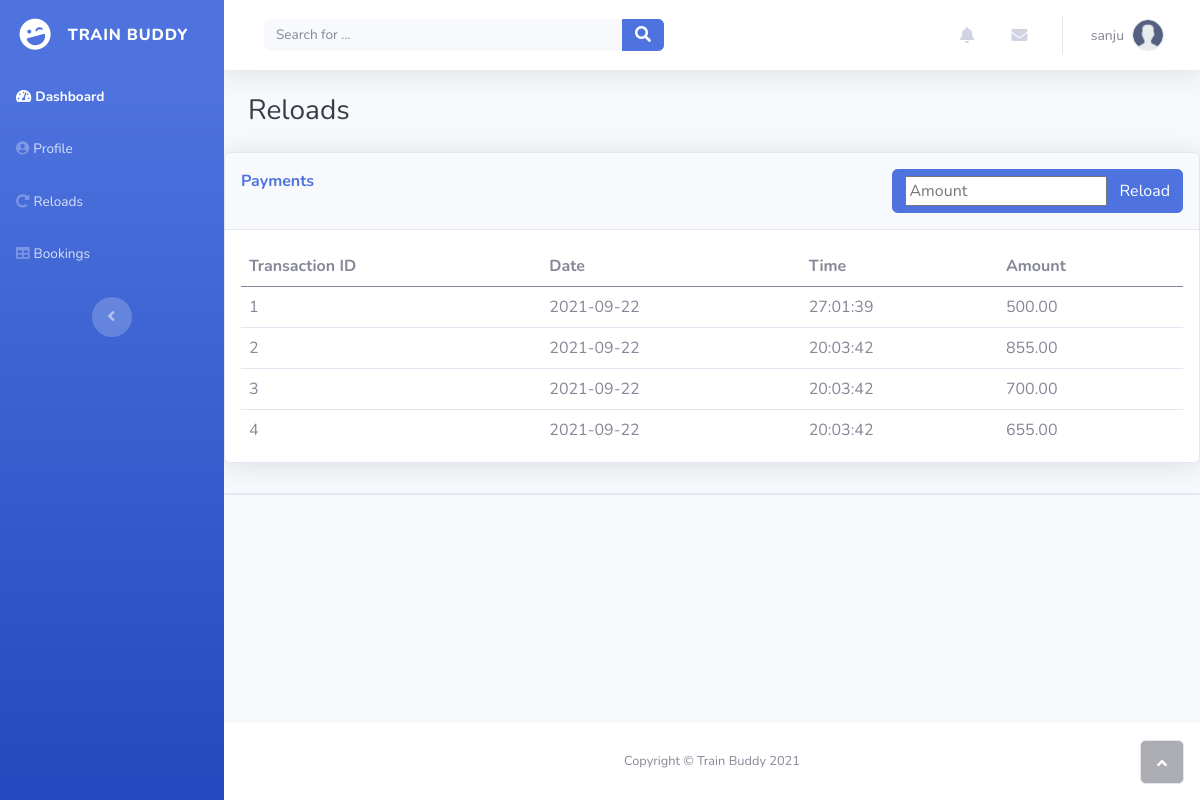
Page /index.php?reload (signed in) on the committed database.
### tables this page shows
CREATE TABLE `payment` (
  `transaction_id` int(11) NOT NULL,
  `user_id` varchar(20) NOT NULL,
  `date` date NOT NULL,
  `time` time NOT NULL,
  `amount` double NOT NULL
);

### reload.php (the view)
<?php
$reload_query = "SELECT `transaction_id`, `user_id`, `date`, `time`, `amount` FROM `payment` WHERE 1";
$reload_result = mysqli_query($conn, $reload_query);
?>
<div id="wrapper">
    <div class="d-flex flex-column" id="content-wrapper">
        <div id="content">
            <div class="container-fluid">
                <h3 class="text-dark mb-4">Reloads</h3>
            </div>
            <div class="card shadow">
                <div class="d-flex flex-row card-header py-3">
                    <p class="text-primary m-0 fw-bold">Payments</p>
                    <button class="btn btn-primary  ms-auto" type="button"> <input type="text" class="me-2" placeholder="Amount"> Reload</button>
                </div>
                <div class="card-body">
                    <div class="row">
                        <div class="col">
                            <div class="table-responsive" style="max-height: 200px; overflow-y: scroll;">
                                <table class="table">
                                    <thead>
                                        <tr>
                                            <th>Transaction ID</th>
                                            <th>Date</th>
                                            <th>Time</th>
                                            <th>Amount</th>
                                        </tr>
                                    </thead>
                                    <tbody>
                                        <?php
                                        while ($row = $reload_result->fetch_assoc()) {
                                        ?><tr>
                                                <td><?php echo  $row["transaction_id"] ?></td>
                                                <td><?php echo  $row["date"] ?></td>
                                                <td><?php echo  $row["time"] ?></td>
                                                <td><?php echo  number_format((float)$row["amount"], 2, '.', ''); ?></td>
                                            </tr>
                                        <?php } ?>
                                    </tbody>
                                </table>
                            </div>
                        </div>
                    </div>
                </div>
            </div>
            <div class="card" style="margin-top: 30px;">
            </div>
        </div>
    </div>
</div>

### rows in the picture
payment: transaction_id "1", date "2021-09-22", time "27:01:39", amount "500.00"
payment: transaction_id "2", date "2021-09-22", time "20:03:42", amount "855.00"
payment: transaction_id "3", date "2021-09-22", time "20:03:42", amount "700.00"
payment: transaction_id "4", date "2021-09-22", time "20:03:42", amount "655.00"

### other values in the picture
$_SESSION['first_name'] "sanju"
